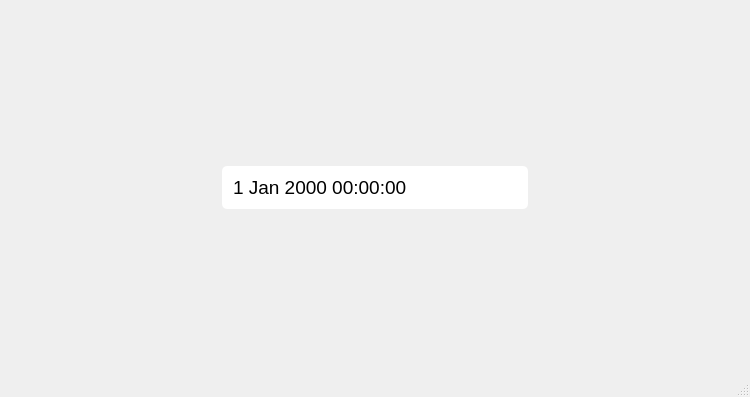
<?xml version="1.0" encoding="UTF-8"?>
<ui version="4.0">
 <class>MainWindow</class>
 <widget class="QMainWindow" name="MainWindow">
  <property name="geometry">
   <rect>
    <x>0</x>
    <y>0</y>
    <width>750</width>
    <height>397</height>
   </rect>
  </property>
  <property name="windowTitle">
   <string>MainWindow</string>
  </property>
  <property name="styleSheet">
   <string notr="true">#frame {
	background-color: #fff;
	border-radius: 5px;
}

QDateTimeEdit,
QPushButton
 {
	border: none;
}</string>
  </property>
  <widget class="QWidget" name="centralwidget">
   <layout class="QGridLayout" name="gridLayout">
    <item row="0" column="2">
     <spacer name="verticalSpacer_2">
      <property name="orientation">
       <enum>Qt::Vertical</enum>
      </property>
      <property name="sizeHint" stdset="0">
       <size>
        <width>20</width>
        <height>135</height>
       </size>
      </property>
     </spacer>
    </item>
    <item row="1" column="0">
     <spacer name="horizontalSpacer">
      <property name="orientation">
       <enum>Qt::Horizontal</enum>
      </property>
      <property name="sizeHint" stdset="0">
       <size>
        <width>203</width>
        <height>20</height>
       </size>
      </property>
     </spacer>
    </item>
    <item row="1" column="1" colspan="2">
     <widget class="QFrame" name="frame">
      <property name="frameShape">
       <enum>QFrame::StyledPanel</enum>
      </property>
      <property name="frameShadow">
       <enum>QFrame::Raised</enum>
      </property>
      <layout class="QHBoxLayout" name="horizontalLayout">
       <item>
        <widget class="QDateTimeEdit" name="dateTimeEdit_2">
         <property name="minimumSize">
          <size>
           <width>250</width>
           <height>0</height>
          </size>
         </property>
         <property name="font">
          <font>
           <pointsize>14</pointsize>
          </font>
         </property>
         <property name="acceptDrops">
          <bool>false</bool>
         </property>
         <property name="buttonSymbols">
          <enum>QAbstractSpinBox::NoButtons</enum>
         </property>
         <property name="currentSection">
          <enum>QDateTimeEdit::MonthSection</enum>
         </property>
         <property name="calendarPopup">
          <bool>false</bool>
         </property>
        </widget>
       </item>
       <item>
        <widget class="QPushButton" name="pushButton">
         <property name="text">
          <string/>
         </property>
         <property name="icon">
          <iconset>
           <normaloff>calendar.svg</normaloff>calendar.svg</iconset>
         </property>
         <property name="iconSize">
          <size>
           <width>30</width>
           <height>30</height>
          </size>
         </property>
        </widget>
       </item>
      </layout>
     </widget>
    </item>
    <item row="1" column="3">
     <spacer name="horizontalSpacer_2">
      <property name="orientation">
       <enum>Qt::Horizontal</enum>
      </property>
      <property name="sizeHint" stdset="0">
       <size>
        <width>203</width>
        <height>20</height>
       </size>
      </property>
     </spacer>
    </item>
    <item row="2" column="1">
     <spacer name="verticalSpacer">
      <property name="orientation">
       <enum>Qt::Vertical</enum>
      </property>
      <property name="sizeHint" stdset="0">
       <size>
        <width>20</width>
        <height>135</height>
       </size>
      </property>
     </spacer>
    </item>
   </layout>
  </widget>
  <widget class="QMenuBar" name="menubar">
   <property name="geometry">
    <rect>
     <x>0</x>
     <y>0</y>
     <width>750</width>
     <height>22</height>
    </rect>
   </property>
  </widget>
  <widget class="QStatusBar" name="statusbar"/>
 </widget>
 <resources/>
 <connections/>
</ui>
